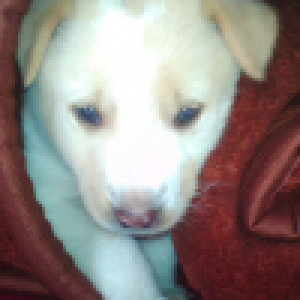
#> input picture Filtrage/image/dog.png, 100 x 100 px (shown 3 times larger)
$ python main.py
#> lines starting #> are read from the running program, lines starting #| are printed output that depends on the picture
import cv2
import numpy as np
from matplotlib import pyplot

# [26 lines of commented-out code are left out]


img=cv2.imread("image/dog.png",0)
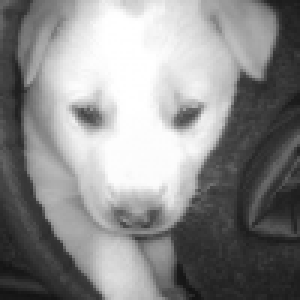
#> img: shape (100, 100) (shown 3 times larger); min 19, max 255, mean 138.9


# creer un figure pour affichage des imqges avec leurs histogrammes
rows = 2
columns = 2
fig = pyplot.figure(figsize=(10, 7))
# 1 ere ligne 1 eme colone
fig.add_subplot(rows, columns, 1)
pyplot.title("image originale")
pyplot.imshow(img,cmap="gray")
# 1 ere ligne 2 eme colone
fig.add_subplot(rows, columns,2)
#img2=filter_median(img,3)
pyplot.title("image filtrer avec filtre median")
img2=cv2.medianBlur(img, 3)
pyplot.imshow(img2,cmap="gray")

# 2 ere ligne 1 eme colone
fig.add_subplot(rows, columns,3)
pyplot.title("image filtrer avec filtre Gaussian")
img3=cv2.GaussianBlur(img, (5, 5), 0.5)
pyplot.imshow(img3,cmap="gray")


pyplot.show()
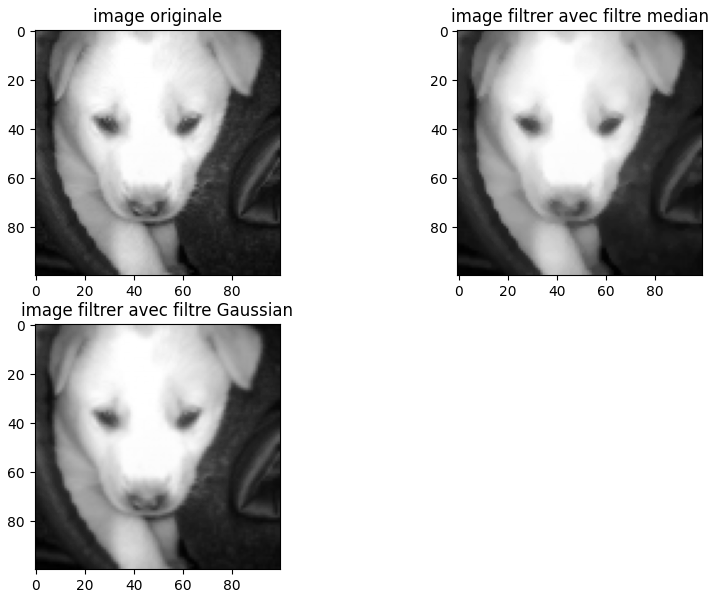
#> figure drawn by matplotlib, 3 panels
